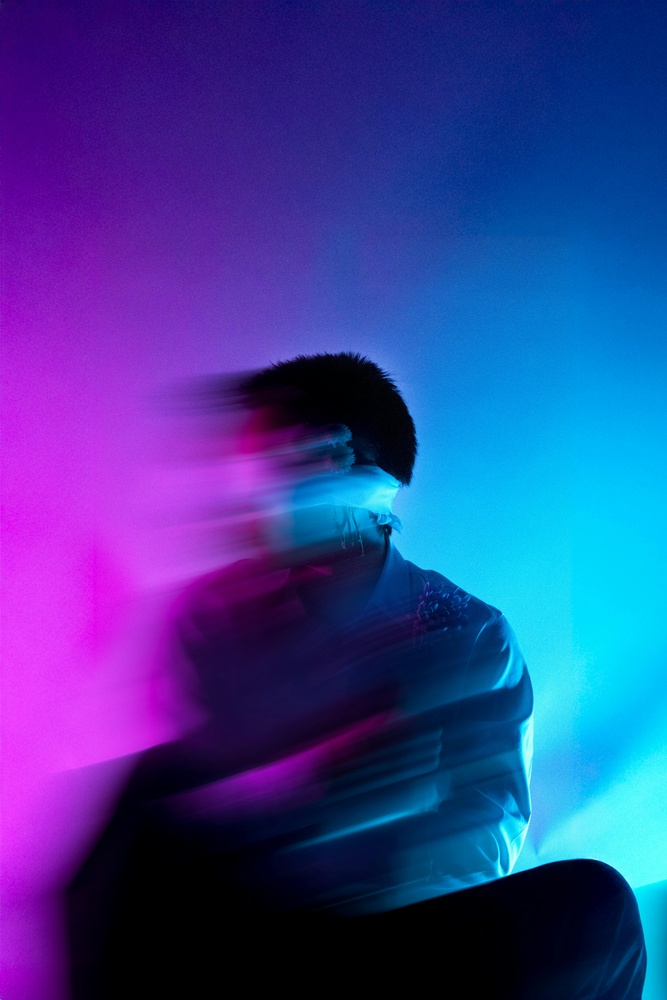
#> input picture sample.jpg, 667 x 1000 px, shrunk from 5461 x 8192 before the run
$ python open_cv_color_channel_hist_github.py
#> lines starting #> are read from the running program, lines starting #| are printed output that depends on the picture
import cv2
import numpy as np
import matplotlib.pyplot as plt
from matplotlib.ticker import FuncFormatter

class Histogram:
    def __init__(self, image_path: str):
        self.image = cv2.imread(image_path)
        if self.image is None:
            raise FileNotFoundError("⚠️ Image not found. Check the path.")
        self.color = ("b", "g", "r")

    def human_format(self, num):
        """Y ekseni değerlerini K, M, B gibi daha okunabilir hale getirir."""
        for unit in ['', 'K', 'M', 'B']:
            if abs(num) < 1000.0:
                return f"{num:.0f}{unit}"
            num /= 1000.0
        return f"{num:.0f}T"

    def color_channel_hist(self):
        plt.figure(figsize=(10, 5))
        max_val = 0

        for i, col in enumerate(self.color):
            hist = cv2.calcHist([self.image], [i], None, [256], [0, 256])
            max_val = max(max_val, np.max(hist))  # En büyük değerleri kontrol et
            plt.plot(hist, color=col, label=f'{col.upper()} channel')

        plt.title("Color Channel Histogram")
        plt.xlabel("Pixel Intensity")
        plt.ylabel("Number of Pixels")
        plt.xlim([0, 256])
        plt.grid(axis="y", linestyle='--', alpha=0.5)
        plt.legend()

        # Eğer değerler büyükse, y etiketlerini daha okunabilir formatta göster
        if max_val >= 1e5:
            formatter = FuncFormatter(lambda x, _: self.human_format(x))
            plt.gca().yaxis.set_major_formatter(formatter)

        plt.tight_layout()
        plt.show()

def main():
    image_path = "sample.jpg"
    hist_app = Histogram(image_path=image_path)
#> in __init__, self.image is the input picture: shape (1000, 667, 3); mean B, G, R 147.3, 62.6, 55.1
    hist_app.color_channel_hist()
#> the loop in color_channel_hist, `for i, col in enumerate(self.color):` made 3 passes
#> max_val on passes 1 to 3: 36929, 73145, 138483
#> in color_channel_hist, `plt.show()`:
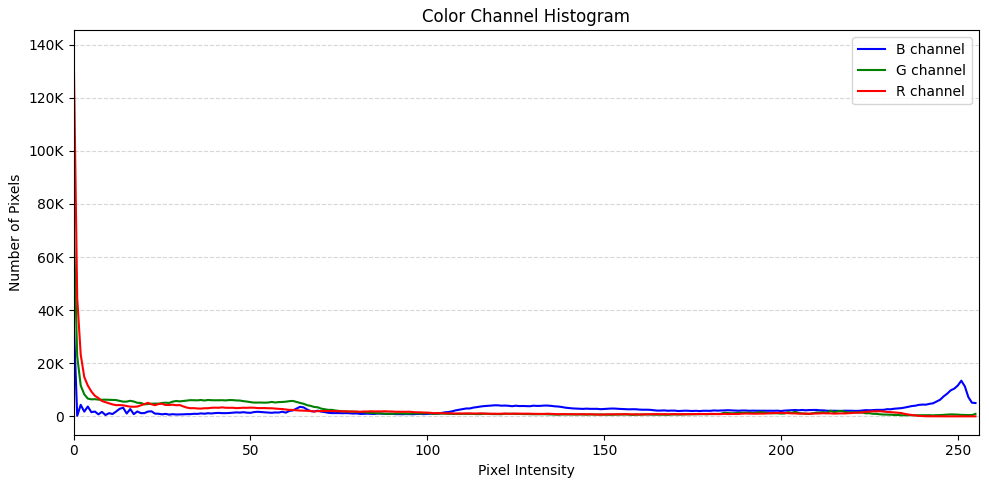
#> figure drawn by matplotlib, 1 panel; curve peaks at x = 0, y = 36929; curve peaks at x = 0, y = 73145; curve peaks at x = 0, y = 138483

if __name__ == "__main__":
    main()

$ run again, with bird.jpg copied over sample.jpg
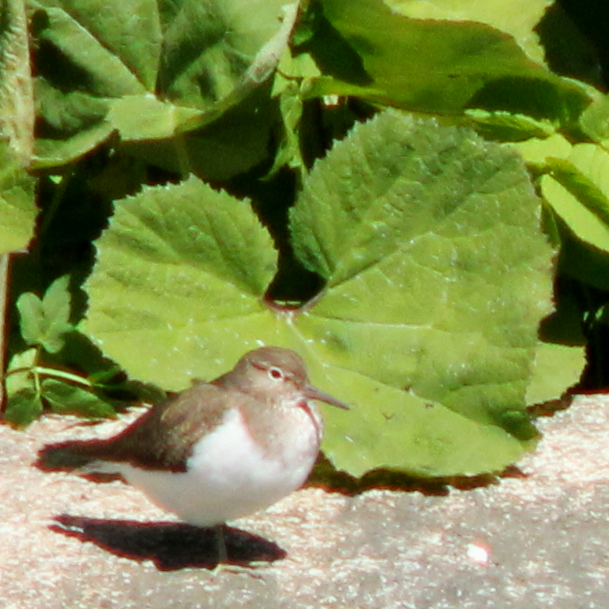
#> input picture bird.jpg, 609 x 609 px
#> in __init__, self.image is the input picture: shape (609, 609, 3); mean B, G, R 76.8, 139.9, 126.5
#> in color_channel_hist, `plt.show()`:
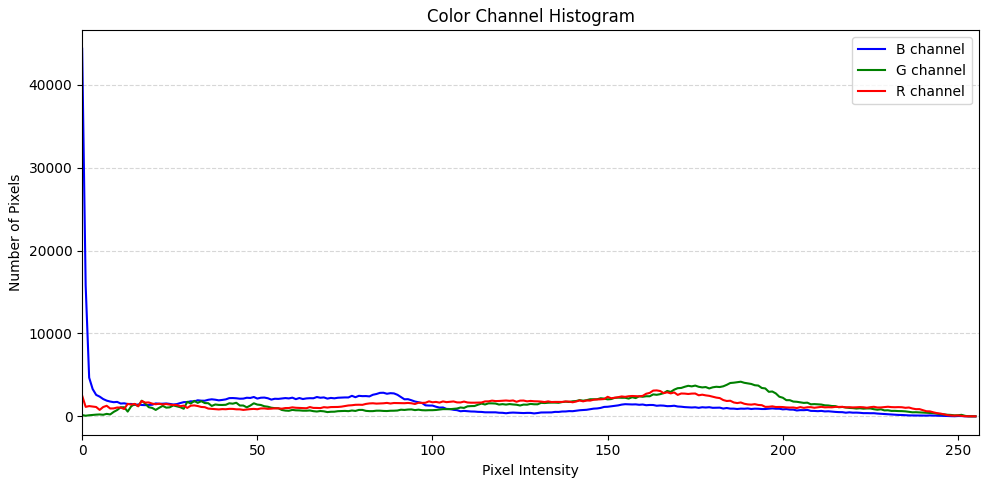
#> figure drawn by matplotlib, 1 panel; curve peaks at x = 0, y = 44352; curve peaks at x = 188, y = 4177; curve peaks at x = 164, y = 3129

$ run again, with cars.jpg copied over sample.jpg
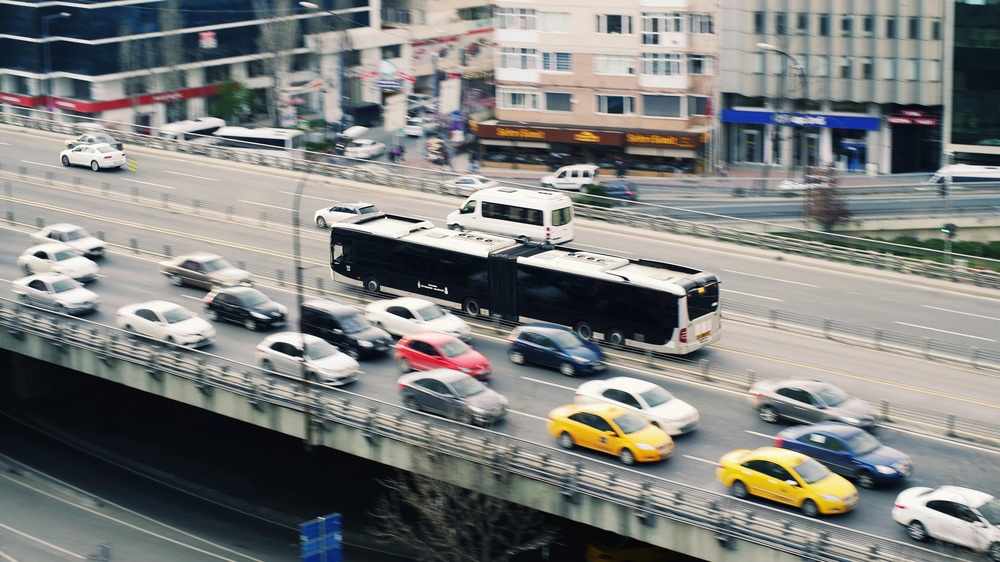
#> input picture cars.jpg, 1000 x 562 px, shrunk from 5472 x 3078 before the run
#> in __init__, self.image is the input picture: shape (562, 1000, 3); mean B, G, R 125.2, 127.3, 126.3
#> the loop in color_channel_hist, `for i, col in enumerate(self.color):` made 3 passes
#> max_val on passes 1 to 3: 6435, 9025, 11174
#> in color_channel_hist, `plt.show()`:
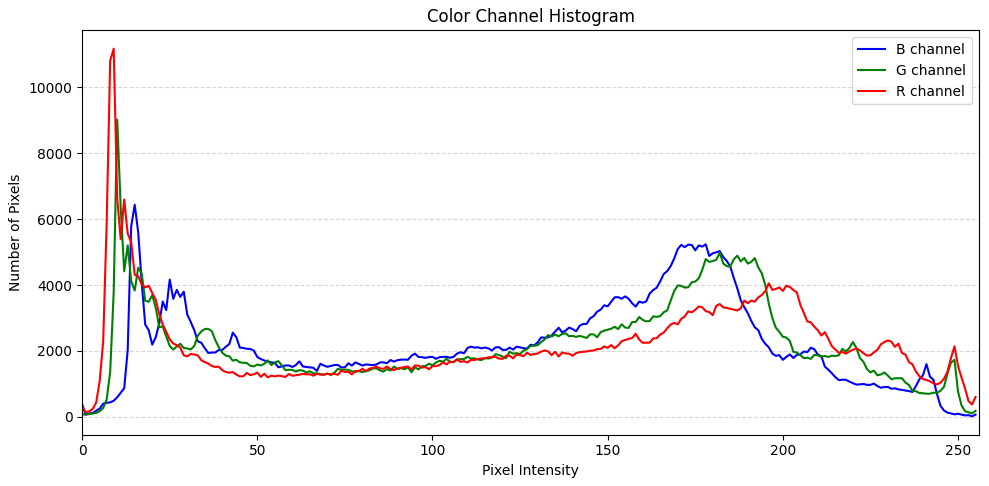
#> figure drawn by matplotlib, 1 panel; curve peaks at x = 15, y = 6435; curve peaks at x = 10, y = 9025; curve peaks at x = 9, y = 11174
